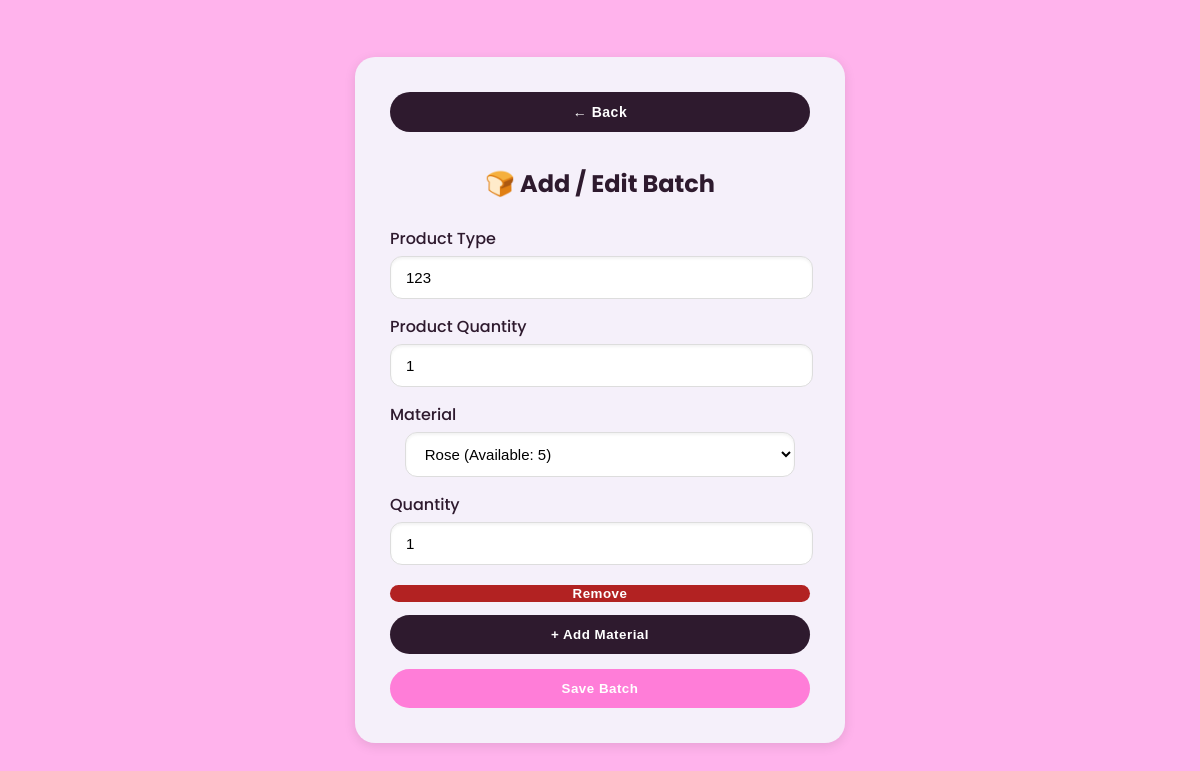
/add_batch.php?batch_id=861 (signed in), run on the app's committed database.
### tables this page shows
CREATE TABLE `batches` (
  `id` int(11) NOT NULL,
  `product_name` varchar(100) NOT NULL,
  `quantity` int(11) NOT NULL,
  `status` enum('scheduled','in_progress','completed') DEFAULT 'scheduled',
  `scheduled_at` timestamp NOT NULL DEFAULT current_timestamp(),
  `completed_at` timestamp NULL DEFAULT NULL,
  `is_deleted` tinyint(1) DEFAULT 0
);

CREATE TABLE `batch_materials` (
  `id` int(11) NOT NULL,
  `batch_id` int(11) NOT NULL,
  `stock_id` int(11) NOT NULL,
  `quantity_used` int(11) NOT NULL,
  `created_at` timestamp NOT NULL DEFAULT current_timestamp(),
  `quantity_reserved` int(11) DEFAULT 0
);

### add_batch.php (the view, shortened to what this page needs)
<?php
include 'backend/init.php';
$inventory_items = $conn->query("
    SELECT i.id, i.item_name, i.quantity - IFNULL(SUM(bm.quantity_reserved),0) AS available_quantity
    FROM inventory i
    LEFT JOIN batch_materials bm
        JOIN batches b ON bm.batch_id = b.id AND b.is_deleted = 0
        ON bm.stock_id = i.id
    GROUP BY i.id
")->fetch_all(MYSQLI_ASSOC);
$product_type_prefill = $_GET['product_name'] ?? '';
$quantity_prefill = $_GET['quantity'] ?? '';
$materials_prefill = [];
if (isset($_GET['batch_id'])) {
    $batch_id = intval($_GET['batch_id']);
    $matQuery = $conn->prepare("
        SELECT i.id as stock_id, i.item_name, bm.quantity_used
        FROM batch_materials bm
        JOIN inventory i ON bm.stock_id = i.id
        WHERE bm.batch_id = ?
    ");
    $matQuery->bind_param("i", $batch_id);
    $matQuery->execute();
    $materials_prefill = $matQuery->get_result()->fetch_all(MYSQLI_ASSOC);
    $batchInfo = $conn->query("SELECT product_name, quantity FROM batches WHERE id = $batch_id")->fetch_assoc();
    if ($batchInfo) {
        $product_type_prefill = $batchInfo['product_name'];
        $quantity_prefill = $batchInfo['quantity'];
    }
}
?>
<!DOCTYPE html>
<html lang="en">
<head>
    <link rel="stylesheet" href="css/add_batch.css">
</head>
<body>
    <div class="form-box">
        <button type="button" class="back-btn" onclick="window.location.href='production.php'">← Back</button>
        <h2>🍞 Add / Edit Batch</h2>
        <form id="batchForm" method="POST">
            <label>Product Type</label>
            <input type="text" name="product_type" value="<?php echo htmlspecialchars($product_type_prefill); ?>" required>
            <label>Product Quantity</label>
            <input type="text" name="batch_quantity" value="<?php echo htmlspecialchars($quantity_prefill); ?>" placeholder="Enter quantity" required>
            <div id="materialsContainer">
                <?php if ($materials_prefill): ?>
                    <?php foreach ($materials_prefill as $index => $mat): ?>
                        <div class="material-row">
                            <label>Material</label>
                            <select name="materials[<?php echo $index; ?>][id]" required>
                                <?php foreach ($inventory_items as $item): ?>
                                    <option value="<?php echo $item['id']; ?>" <?php echo ($item['id'] == $mat['stock_id']) ? 'selected' : ''; ?>>
                                        <?php echo htmlspecialchars($item['item_name']); ?> (Available: <?php echo max(0, $item['available_quantity']); ?>)
                                    </option>
                                <?php endforeach; ?>
                            </select>
                            <label>Quantity</label>
                            <input type="number" name="materials[<?php echo $index; ?>][quantity]" value="<?php echo htmlspecialchars($mat['quantity_used']); ?>" min="1" required>
                            <button type="button" class="removeMaterialBtn" style="background:#b22222;color:white;border:none;border-radius:40px;padding:1px 10px;margin-top:5px;cursor:pointer;">Remove</button>
                        </div>
                    <?php endforeach; ?>
                <?php endif; ?>
            </div>
            <button type="button" id="addMaterialBtn">+ Add Material</button>
            <button type="submit">Save Batch</button>
        </form>
    </div>

### css/add_batch.css (style rules this page uses)
:root { --bg: #ffb3ecff; --card: #f5f0fa; --primary: #2e1a2eff; --text: #000000ff; --shadow: 0 3px 12px rgba(0, 0, 0, 0.1); --accent: #ff7dd8; }
body { font-family: 'Poppins', sans-serif; background: var(--bg); min-height: 100vh; display: flex; justify-content: center; align-items: center; margin: 0; }
.form-box { background: var(--card); border-radius: 20px; box-shadow: var(--shadow); width: 420px; padding: 35px; text-align: center; animation: fadeIn 0.6s ease-in-out; }
h2 { color: var(--primary); margin-bottom: 25px; font-weight: 700; }
label { text-align: left; display: block; margin-bottom: 5px; font-weight: 500; color: var(--primary); }
input, select { width: 93%; padding: 12px 15px; margin-bottom: 15px; border: 1px solid #ddd; border-radius: 12px; font-size: 15px; background: white; transition: 0.3s; box-shadow: inset 0 2px 3px rgba(0, 0, 0, 0.05); }
button { width: 100%; padding: 12px; background: var(--accent); color: white; font-weight: 600; border: none; border-radius: 50px; cursor: pointer; transition: all 0.3s ease; letter-spacing: 0.5px; }
.back-btn { background: var(--primary); margin-bottom: 15px; font-size: 14px; }
.material-row { margin-bottom: 10px; }
#addMaterialBtn { margin-bottom: 15px; background: var(--primary); width: 100%; }

### data on the page
batches: product_type "123", batch_quantity "1"
batch_materials: quantity_used "1"

### other printed values
form field value "Rose (Available: 5)"
